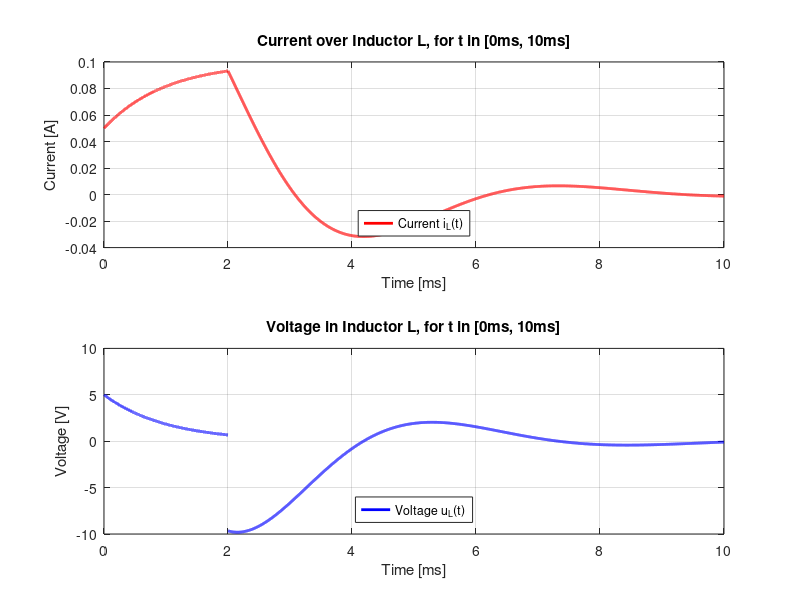

The MATLAB source for this figure:
% tidy up the Matlab environment
clear all; close all; clc;     

%% Given values
R1 = 50;
R2 = 200;
R3 = 50;
C = 10e-6;
L = 100e-3;
U = 10;
f = 1000;
il0 = 50e-3;
uc0 = -5;
w = 2*pi*f;


%% Both Switches are in their initial Position
%time constant 
tau1 = L/(R1+R3);
t_switch = 2*tau1;
%Generate linearly spaced vector of 10000 evenly spaced points
ta = linspace(0,t_switch,10000); 

lambda1 = 1/tau1;
%The Value ila at t_switch (2tau)
il_2tau = U/(R1+R3)+(il0 - U/(R1+R3))*exp(-lambda1*t_switch);
ila = U/(R1+R3)+(il0- U/(R1+R3))*exp(-lambda1*ta);
ula = L*diff(ila)./(diff(ta));

%% The Switches filipped!
tb = linspace(t_switch,10e-3,10000);
tbh = tb-t_switch;
%attenuation (Daempfung)
delta = (1/(R2*C) + R3/L)/2
%resonanzfrequenz
omega_sqr = 1/(C*L) + R3/(R2*C*L);
omega = sqrt(omega_sqr);
%eigenfrequency
omega_d = sqrt(omega_sqr - delta^2); 
K2 = ((uc0-il_2tau*R3)/L+(delta*il_2tau))/omega_d
ilb = exp(-delta*tbh).*(il_2tau*cos(omega_d*tbh)+K2*sin(omega_d*tbh));
ulb = L*diff(ilb)./(diff(tbh));

%% Plot Current iL
figure(2) 
   
    subplot(2,1,1); hold on % divides the current figure into an 2-by-1 grid
    plot(ta*1000, ila,'r','linewidth',2)
    plot(tb*1000, ilb,'r','linewidth',2)
    grid on; box on;
    title('Current over Inductor L, for t in [0ms, 10ms]')
    xlabel('Time [ms]')
    ylabel('Current [A]')
    legend('Current i_L(t)','Location','south')
    
    subplot(2,1,2); hold on
    plot(ta(1:end-1)*1000, ula, 'b','linewidth',2)
    plot(tb(1:end-1)*1000, ulb, 'b','linewidth',2)
    grid on; box on
    %ylim([-6,2])
    title('Voltage in Inductor L, for t in [0ms, 10ms]')
    xlabel('Time [ms]')
    ylabel('Voltage [V]')
    legend('Voltage u_L(t)','Location','south')
    
 
